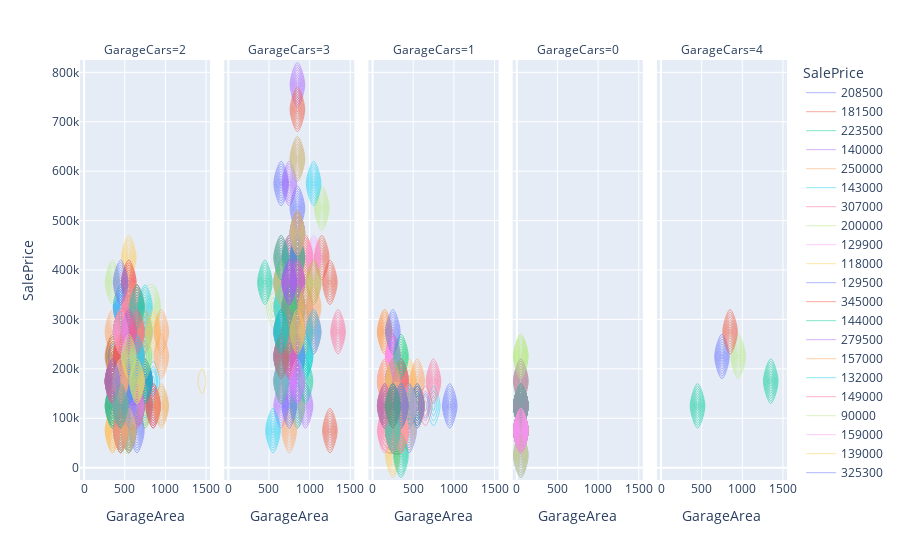

Notebook cell for this chart:
### Code cell
fig = px.density_contour(all_numerical_cols, x='GarageArea', y='SalePrice', facet_col='GarageCars', color="SalePrice")

fig.show()
